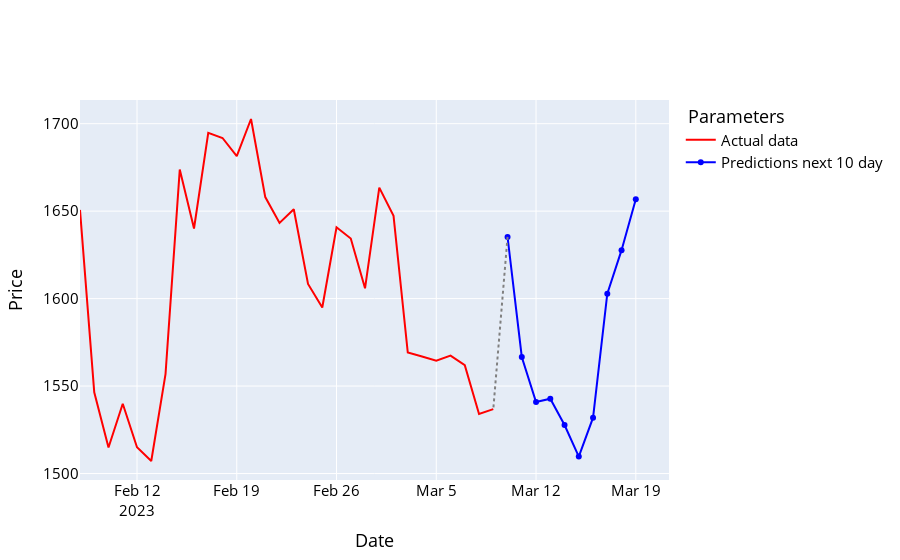

Notebook cell for this chart:
### Code cell
names = cycle(['Predictions next 10 day', 'Actual data '])

fig = go.Figure()

fig.add_trace(go.Scatter(x=y_future_data.index, y=y_future_data['Adj Close'], name='Actual data ',
                         line=dict(width=2, color='red')))
fig.add_trace(go.Scatter(x=prediction_df.index, y=prediction_df['Adj Close'], name='Predictions next 10 day',
                         line=dict(width=2, color='blue')))

fig.add_shape(type='line',
              x0=prediction_df.index[0], y0=prediction_df['Adj Close'][0],
              x1=y_future_data.index[-1], y1=y_future_data['Adj Close'][-1],
              line=dict(color='grey', width=2, dash='dot'))
fig.update_layout(xaxis_title='Date', yaxis_title='Price',
                  font_size=15, font_color='black', legend_title_text=' Parameters')
fig.show()

### Figure 1 — Plotly figure (JSON) as saved in the notebook; plotly's stock layout.template omitted (floating-point values rounded to 4 significant figures)
{"data": [{"line": {"color": "red", "width": 2}, "name": "Actual data ", "type": "scatter", "x": ["2023-02-08T00:00:00", "2023-02-09T00:00:00", "2023-02-10T00:00:00", "2023-02-11T00:00:00", "2023-02-12T00:00:00", "2023-02-13T00:00:00", "2023-02-14T00:00:00", "2023-02-15T00:00:00", "2023-02-16T00:00:00", "2023-02-17T00:00:00", "2023-02-18T00:00:00", "2023-02-19T00:00:00", "2023-02-20T00:00:00", "2023-02-21T00:00:00", "2023-02-22T00:00:00", "2023-02-23T00:00:00", "2023-02-24T00:00:00", "2023-02-25T00:00:00", "2023-02-26T00:00:00", "2023-02-27T00:00:00", "2023-02-28T00:00:00", "2023-03-01T00:00:00", "2023-03-02T00:00:00", "2023-03-03T00:00:00", "2023-03-04T00:00:00", "2023-03-05T00:00:00", "2023-03-06T00:00:00", "2023-03-07T00:00:00", "2023-03-08T00:00:00", "2023-03-09T00:00:00"], "y": [1651.0, 1546.0, 1515.0, 1540.0, 1515.0, 1507.0, 1557.0, 1674.0, 1640.0, 1695.0, 1692.0, 1681.0, 1703.0, 1658.0, 1643.0, 1651.0, 1608.0, 1595.0, 1641.0, 1634.0, 1606.0, 1663.0, 1647.0, 1569.0, 1567.0, 1564.0, 1567.0, 1562.0, 1534.0, 1537.0]}, {"line": {"color": "blue", "width": 2}, "name": "Predictions next 10 day", "type": "scatter", "x": ["2023-03-10T00:00:00", "2023-03-11T00:00:00", "2023-03-12T00:00:00", "2023-03-13T00:00:00", "2023-03-14T00:00:00", "2023-03-15T00:00:00", "2023-03-16T00:00:00", "2023-03-17T00:00:00", "2023-03-18T00:00:00", "2023-03-19T00:00:00"], "y": [1635.0, 1567.0, 1541.0, 1543.0, 1528.0, 1510.0, 1532.0, 1603.0, 1628.0, 1657.0]}], "layout": {"font": {"color": "black", "size": 15}, "legend": {"title": {"text": " Parameters"}}, "shapes": [{"line": {"color": "grey", "dash": "dot", "width": 2}, "type": "line", "x0": "2023-03-10T00:00:00", "x1": "2023-03-09T00:00:00", "y0": 1635.0, "y1": 1537.0}], "xaxis": {"title": {"text": "Date"}}, "yaxis": {"title": {"text": "Price"}}}}
